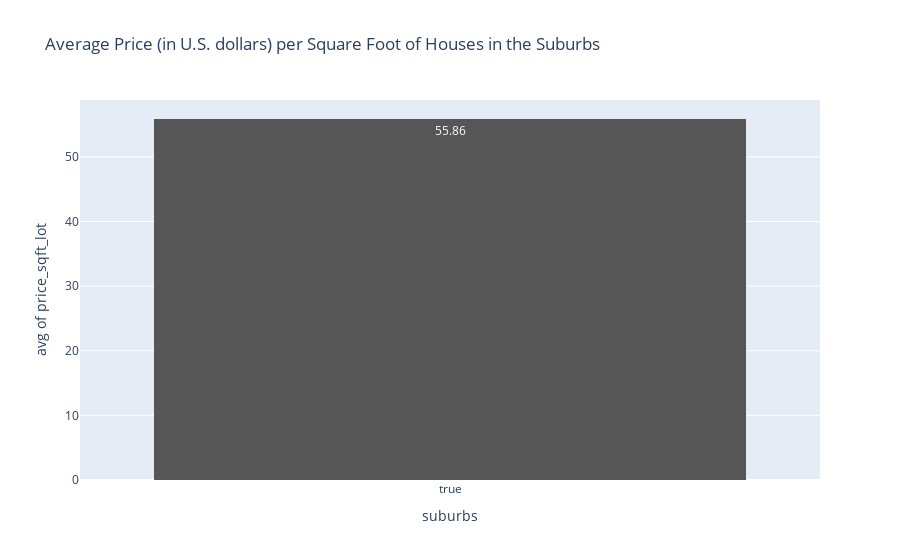

Here is the notebook cell this chart was saved with:
### Code cell
avg_price_per_sqft_suburbs = px.histogram(df_sorted_buy, x= "suburbs", y= "price_sqft_lot", color_discrete_sequence = ["#565656"], histfunc="avg", text_auto='.2f', title="Average Price (in U.S. dollars) per Square Foot of Houses in the Suburbs")
avg_price_per_sqft_suburbs.show()

### Figure 1 — Plotly figure (JSON) as saved in the notebook; plotly's stock layout.template omitted (floating-point values rounded to 4 significant figures; data arrays with more than 128 entries replaced by an {"elided": "..."} marker saying what was removed)
{"data": [{"alignmentgroup": "True", "bingroup": "x", "histfunc": "avg", "hovertemplate": "suburbs=%{x}<br>avg of price_sqft_lot=%{y}<extra></extra>", "legendgroup": "", "marker": {"color": "#565656", "pattern": {"shape": ""}}, "name": "", "offsetgroup": "", "orientation": "v", "showlegend": false, "texttemplate": "%{value:.2f}", "type": "histogram", "x": {"elided": "8344 bool values"}, "xaxis": "x", "y": {"elided": "8344 float values"}, "yaxis": "y"}], "layout": {"barmode": "relative", "legend": {"tracegroupgap": 0}, "title": {"text": "Average Price (in U.S. dollars) per Square Foot of Houses in the Suburbs"}, "xaxis": {"anchor": "y", "domain": [0, 1], "title": {"text": "suburbs"}}, "yaxis": {"anchor": "x", "domain": [0, 1], "title": {"text": "avg of price_sqft_lot"}}}}
